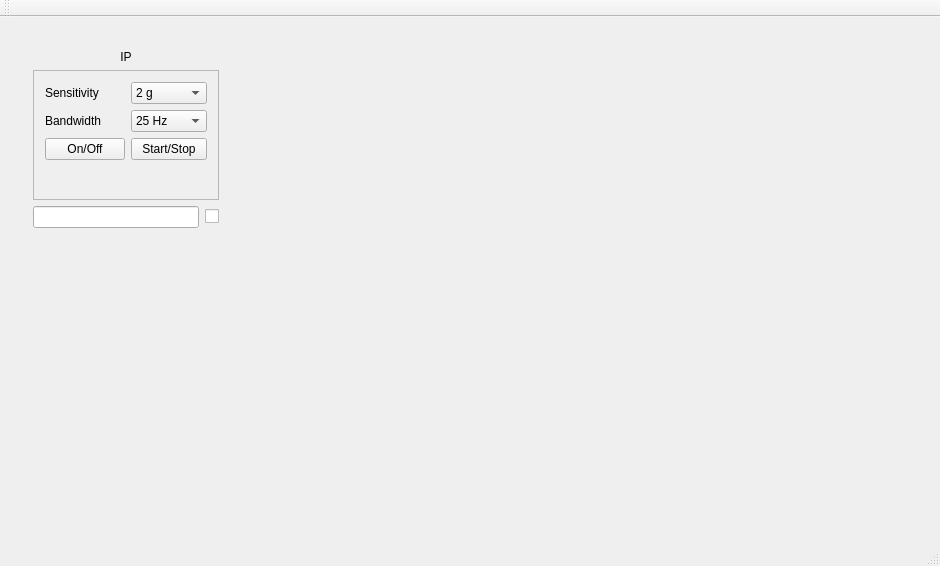
<?xml version="1.0" encoding="UTF-8"?>
<ui version="4.0">
 <class>HitmeMainWindow</class>
 <widget class="QMainWindow" name="HitmeMainWindow">
  <property name="geometry">
   <rect>
    <x>0</x>
    <y>0</y>
    <width>940</width>
    <height>566</height>
   </rect>
  </property>
  <property name="sizePolicy">
   <sizepolicy hsizetype="Minimum" vsizetype="Minimum">
    <horstretch>0</horstretch>
    <verstretch>0</verstretch>
   </sizepolicy>
  </property>
  <property name="windowTitle">
   <string>Hitme.UI</string>
  </property>
  <property name="toolButtonStyle">
   <enum>Qt::ToolButtonTextOnly</enum>
  </property>
  <widget class="QWidget" name="centralWidget">
   <layout class="QHBoxLayout" name="horizontalLayout_3">
    <item>
     <widget class="QWidget" name="widget_sidebar" native="true">
      <property name="maximumSize">
       <size>
        <width>230</width>
        <height>16777215</height>
       </size>
      </property>
      <layout class="QVBoxLayout" name="verticalLayout">
       <item>
        <widget class="QFrame" name="frame_settings">
         <property name="maximumSize">
          <size>
           <width>230</width>
           <height>16777215</height>
          </size>
         </property>
         <layout class="QGridLayout" name="gridLayout">
          <item row="0" column="0">
           <widget class="QLabel" name="label_sensorIP">
            <property name="sizePolicy">
             <sizepolicy hsizetype="Preferred" vsizetype="Maximum">
              <horstretch>0</horstretch>
              <verstretch>0</verstretch>
             </sizepolicy>
            </property>
            <property name="text">
             <string>IP</string>
            </property>
            <property name="alignment">
             <set>Qt::AlignCenter</set>
            </property>
           </widget>
          </item>
          <item row="1" column="0">
           <widget class="QFrame" name="frame_sensorSettings">
            <property name="sizePolicy">
             <sizepolicy hsizetype="Preferred" vsizetype="Maximum">
              <horstretch>0</horstretch>
              <verstretch>0</verstretch>
             </sizepolicy>
            </property>
            <property name="frameShape">
             <enum>QFrame::StyledPanel</enum>
            </property>
            <property name="frameShadow">
             <enum>QFrame::Raised</enum>
            </property>
            <layout class="QFormLayout" name="formLayout">
             <item row="0" column="0">
              <widget class="QLabel" name="label_sensitivity">
               <property name="text">
                <string>Sensitivity</string>
               </property>
              </widget>
             </item>
             <item row="0" column="1">
              <widget class="QComboBox" name="comboBox_sensitivity">
               <item>
                <property name="text">
                 <string>2 g</string>
                </property>
               </item>
               <item>
                <property name="text">
                 <string>4 g</string>
                </property>
               </item>
               <item>
                <property name="text">
                 <string>8 g</string>
                </property>
               </item>
              </widget>
             </item>
             <item row="1" column="0">
              <widget class="QLabel" name="label_bandwidth">
               <property name="text">
                <string>Bandwidth</string>
               </property>
              </widget>
             </item>
             <item row="1" column="1">
              <widget class="QComboBox" name="comboBox_bandwidth">
               <item>
                <property name="text">
                 <string comment="23">25 Hz</string>
                </property>
               </item>
               <item>
                <property name="text">
                 <string comment="94">100 Hz</string>
                </property>
               </item>
               <item>
                <property name="text">
                 <string comment="750">750 Hz</string>
                </property>
               </item>
               <item>
                <property name="text">
                 <string comment="1500">1500 Hz</string>
                </property>
               </item>
              </widget>
             </item>
             <item row="2" column="0">
              <widget class="QPushButton" name="pushButton_onoff">
               <property name="text">
                <string>On/Off</string>
               </property>
              </widget>
             </item>
             <item row="2" column="1">
              <widget class="QPushButton" name="pushButton_startstop">
               <property name="text">
                <string>Start/Stop</string>
               </property>
              </widget>
             </item>
             <item row="3" column="0">
              <widget class="QFrame" name="frame">
               <property name="sizePolicy">
                <sizepolicy hsizetype="Preferred" vsizetype="Maximum">
                 <horstretch>0</horstretch>
                 <verstretch>0</verstretch>
                </sizepolicy>
               </property>
               <layout class="QHBoxLayout" name="horizontalLayout"/>
              </widget>
             </item>
            </layout>
           </widget>
          </item>
          <item row="2" column="0">
           <layout class="QHBoxLayout" name="horizontalLayout_2">
            <item>
             <widget class="QLineEdit" name="lineEdit_answer">
              <property name="cursor">
               <cursorShape>ForbiddenCursor</cursorShape>
              </property>
              <property name="mouseTracking">
               <bool>false</bool>
              </property>
              <property name="tabletTracking">
               <bool>false</bool>
              </property>
              <property name="focusPolicy">
               <enum>Qt::NoFocus</enum>
              </property>
              <property name="readOnly">
               <bool>true</bool>
              </property>
              <property name="clearButtonEnabled">
               <bool>false</bool>
              </property>
             </widget>
            </item>
            <item>
             <widget class="QCheckBox" name="checkBox_isOnline">
              <property name="sizePolicy">
               <sizepolicy hsizetype="Minimum" vsizetype="Maximum">
                <horstretch>0</horstretch>
                <verstretch>0</verstretch>
               </sizepolicy>
              </property>
              <property name="mouseTracking">
               <bool>false</bool>
              </property>
              <property name="focusPolicy">
               <enum>Qt::NoFocus</enum>
              </property>
              <property name="contextMenuPolicy">
               <enum>Qt::NoContextMenu</enum>
              </property>
              <property name="layoutDirection">
               <enum>Qt::LeftToRight</enum>
              </property>
              <property name="autoFillBackground">
               <bool>false</bool>
              </property>
              <property name="text">
               <string/>
              </property>
              <property name="checkable">
               <bool>true</bool>
              </property>
              <property name="tristate">
               <bool>false</bool>
              </property>
             </widget>
            </item>
           </layout>
          </item>
         </layout>
        </widget>
       </item>
       <item>
        <widget class="QWidget" name="widget" native="true">
         <property name="minimumSize">
          <size>
           <width>0</width>
           <height>120</height>
          </size>
         </property>
        </widget>
       </item>
       <item>
        <spacer name="verticalSpacer">
         <property name="orientation">
          <enum>Qt::Vertical</enum>
         </property>
         <property name="sizeHint" stdset="0">
          <size>
           <width>20</width>
           <height>40</height>
          </size>
         </property>
        </spacer>
       </item>
      </layout>
     </widget>
    </item>
    <item>
     <widget class="QWidget" name="accdata" native="true">
      <property name="sizePolicy">
       <sizepolicy hsizetype="Minimum" vsizetype="Minimum">
        <horstretch>0</horstretch>
        <verstretch>0</verstretch>
       </sizepolicy>
      </property>
     </widget>
    </item>
   </layout>
  </widget>
  <widget class="QMenuBar" name="menuBar">
   <property name="geometry">
    <rect>
     <x>0</x>
     <y>0</y>
     <width>940</width>
     <height>21</height>
    </rect>
   </property>
  </widget>
  <widget class="QToolBar" name="mainToolBar">
   <attribute name="toolBarArea">
    <enum>TopToolBarArea</enum>
   </attribute>
   <attribute name="toolBarBreak">
    <bool>false</bool>
   </attribute>
  </widget>
  <widget class="QStatusBar" name="statusBar"/>
 </widget>
 <layoutdefault spacing="6" margin="11"/>
 <resources/>
 <connections/>
</ui>
